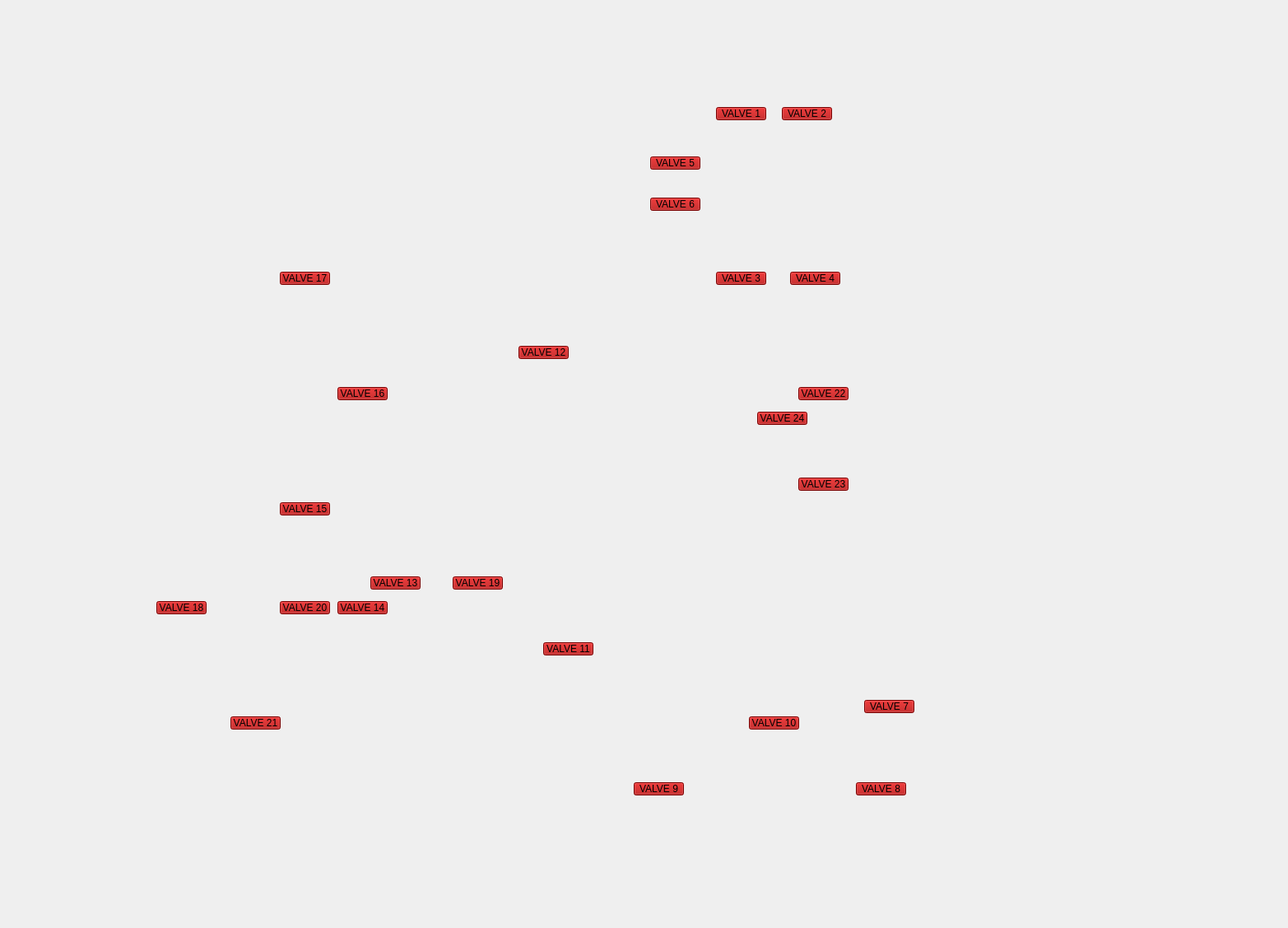
<?xml version="1.0" encoding="UTF-8"?>
<ui version="4.0">
 <class>Panel</class>
 <widget class="QWidget" name="Panel">
  <property name="geometry">
   <rect>
    <x>0</x>
    <y>0</y>
    <width>1565</width>
    <height>1127</height>
   </rect>
  </property>
  <property name="windowTitle">
   <string>Valves</string>
  </property>
  <widget class="QPushButton" name="V1">
   <property name="geometry">
    <rect>
     <x>870</x>
     <y>130</y>
     <width>61</width>
     <height>16</height>
    </rect>
   </property>
   <property name="styleSheet">
    <string notr="true">background-color: rgb(170, 0, 0);
alternate-background-color: rgb(0, 170, 0);</string>
   </property>
   <property name="text">
    <string>VALVE 1</string>
   </property>
   <property name="checkable">
    <bool>true</bool>
   </property>
   <property name="checked">
    <bool>false</bool>
   </property>
  </widget>
  <widget class="QPushButton" name="V2">
   <property name="geometry">
    <rect>
     <x>950</x>
     <y>130</y>
     <width>61</width>
     <height>16</height>
    </rect>
   </property>
   <property name="autoFillBackground">
    <bool>false</bool>
   </property>
   <property name="styleSheet">
    <string notr="true">background-color: rgb(170, 0, 0);
alternate-background-color: rgb(0, 170, 0);</string>
   </property>
   <property name="text">
    <string>VALVE 2</string>
   </property>
   <property name="checkable">
    <bool>true</bool>
   </property>
   <property name="checked">
    <bool>false</bool>
   </property>
  </widget>
  <widget class="QLabel" name="label">
   <property name="geometry">
    <rect>
     <x>0</x>
     <y>0</y>
     <width>1311</width>
     <height>991</height>
    </rect>
   </property>
   <property name="text">
    <string/>
   </property>
   <property name="pixmap">
    <pixmap>../../../../../Pictures/Saved Pictures/Screenshot 2022-02-09 124355.png</pixmap>
   </property>
  </widget>
  <widget class="QPushButton" name="V3">
   <property name="geometry">
    <rect>
     <x>870</x>
     <y>330</y>
     <width>61</width>
     <height>16</height>
    </rect>
   </property>
   <property name="styleSheet">
    <string notr="true">background-color: rgb(170, 0, 0);
alternate-background-color: rgb(0, 170, 0);</string>
   </property>
   <property name="text">
    <string>VALVE 3</string>
   </property>
   <property name="checkable">
    <bool>true</bool>
   </property>
   <property name="checked">
    <bool>false</bool>
   </property>
  </widget>
  <widget class="QPushButton" name="V4">
   <property name="geometry">
    <rect>
     <x>960</x>
     <y>330</y>
     <width>61</width>
     <height>16</height>
    </rect>
   </property>
   <property name="styleSheet">
    <string notr="true">background-color: rgb(170, 0, 0);
alternate-background-color: rgb(0, 170, 0);</string>
   </property>
   <property name="text">
    <string>VALVE 4</string>
   </property>
   <property name="checkable">
    <bool>true</bool>
   </property>
   <property name="checked">
    <bool>false</bool>
   </property>
  </widget>
  <widget class="QPushButton" name="V5">
   <property name="geometry">
    <rect>
     <x>790</x>
     <y>190</y>
     <width>61</width>
     <height>16</height>
    </rect>
   </property>
   <property name="styleSheet">
    <string notr="true">background-color: rgb(170, 0, 0);
alternate-background-color: rgb(0, 170, 0);</string>
   </property>
   <property name="text">
    <string>VALVE 5</string>
   </property>
   <property name="checkable">
    <bool>true</bool>
   </property>
   <property name="checked">
    <bool>false</bool>
   </property>
  </widget>
  <widget class="QPushButton" name="V6">
   <property name="geometry">
    <rect>
     <x>790</x>
     <y>240</y>
     <width>61</width>
     <height>16</height>
    </rect>
   </property>
   <property name="styleSheet">
    <string notr="true">background-color: rgb(170, 0, 0);
alternate-background-color: rgb(0, 170, 0);</string>
   </property>
   <property name="text">
    <string>VALVE 6</string>
   </property>
   <property name="checkable">
    <bool>true</bool>
   </property>
   <property name="checked">
    <bool>false</bool>
   </property>
  </widget>
  <widget class="QPushButton" name="V7">
   <property name="geometry">
    <rect>
     <x>1050</x>
     <y>850</y>
     <width>61</width>
     <height>16</height>
    </rect>
   </property>
   <property name="styleSheet">
    <string notr="true">background-color: rgb(170, 0, 0);
alternate-background-color: rgb(0, 170, 0);</string>
   </property>
   <property name="text">
    <string>VALVE 7</string>
   </property>
   <property name="checkable">
    <bool>true</bool>
   </property>
   <property name="checked">
    <bool>false</bool>
   </property>
  </widget>
  <widget class="QPushButton" name="V9">
   <property name="geometry">
    <rect>
     <x>770</x>
     <y>950</y>
     <width>61</width>
     <height>16</height>
    </rect>
   </property>
   <property name="styleSheet">
    <string notr="true">background-color: rgb(170, 0, 0);
alternate-background-color: rgb(0, 170, 0);</string>
   </property>
   <property name="text">
    <string>VALVE 9</string>
   </property>
   <property name="checkable">
    <bool>true</bool>
   </property>
   <property name="checked">
    <bool>false</bool>
   </property>
  </widget>
  <widget class="QPushButton" name="V10">
   <property name="geometry">
    <rect>
     <x>910</x>
     <y>870</y>
     <width>61</width>
     <height>16</height>
    </rect>
   </property>
   <property name="styleSheet">
    <string notr="true">background-color: rgb(170, 0, 0);
alternate-background-color: rgb(0, 170, 0);</string>
   </property>
   <property name="text">
    <string>VALVE 10</string>
   </property>
   <property name="checkable">
    <bool>true</bool>
   </property>
   <property name="checked">
    <bool>false</bool>
   </property>
  </widget>
  <widget class="QPushButton" name="V11">
   <property name="geometry">
    <rect>
     <x>660</x>
     <y>780</y>
     <width>61</width>
     <height>16</height>
    </rect>
   </property>
   <property name="styleSheet">
    <string notr="true">background-color: rgb(170, 0, 0);
alternate-background-color: rgb(0, 170, 0);</string>
   </property>
   <property name="text">
    <string>VALVE 11</string>
   </property>
   <property name="checkable">
    <bool>true</bool>
   </property>
   <property name="checked">
    <bool>false</bool>
   </property>
  </widget>
  <widget class="QPushButton" name="V12">
   <property name="geometry">
    <rect>
     <x>630</x>
     <y>420</y>
     <width>61</width>
     <height>16</height>
    </rect>
   </property>
   <property name="styleSheet">
    <string notr="true">background-color: rgb(170, 0, 0);
alternate-background-color: rgb(0, 170, 0);</string>
   </property>
   <property name="text">
    <string>VALVE 12</string>
   </property>
   <property name="checkable">
    <bool>true</bool>
   </property>
   <property name="checked">
    <bool>false</bool>
   </property>
  </widget>
  <widget class="QPushButton" name="V13">
   <property name="geometry">
    <rect>
     <x>450</x>
     <y>700</y>
     <width>61</width>
     <height>16</height>
    </rect>
   </property>
   <property name="styleSheet">
    <string notr="true">background-color: rgb(170, 0, 0);
alternate-background-color: rgb(0, 170, 0);</string>
   </property>
   <property name="text">
    <string>VALVE 13</string>
   </property>
   <property name="checkable">
    <bool>true</bool>
   </property>
   <property name="checked">
    <bool>false</bool>
   </property>
  </widget>
  <widget class="QPushButton" name="V14">
   <property name="geometry">
    <rect>
     <x>410</x>
     <y>730</y>
     <width>61</width>
     <height>16</height>
    </rect>
   </property>
   <property name="styleSheet">
    <string notr="true">background-color: rgb(170, 0, 0);
alternate-background-color: rgb(0, 170, 0);</string>
   </property>
   <property name="text">
    <string>VALVE 14</string>
   </property>
   <property name="checkable">
    <bool>true</bool>
   </property>
   <property name="checked">
    <bool>false</bool>
   </property>
  </widget>
  <widget class="QPushButton" name="V15">
   <property name="geometry">
    <rect>
     <x>340</x>
     <y>610</y>
     <width>61</width>
     <height>16</height>
    </rect>
   </property>
   <property name="styleSheet">
    <string notr="true">background-color: rgb(170, 0, 0);
alternate-background-color: rgb(0, 170, 0);</string>
   </property>
   <property name="text">
    <string>VALVE 15</string>
   </property>
   <property name="checkable">
    <bool>true</bool>
   </property>
   <property name="checked">
    <bool>false</bool>
   </property>
  </widget>
  <widget class="QPushButton" name="V16">
   <property name="geometry">
    <rect>
     <x>410</x>
     <y>470</y>
     <width>61</width>
     <height>16</height>
    </rect>
   </property>
   <property name="styleSheet">
    <string notr="true">background-color: rgb(170, 0, 0);
alternate-background-color: rgb(0, 170, 0);</string>
   </property>
   <property name="text">
    <string>VALVE 16</string>
   </property>
   <property name="checkable">
    <bool>true</bool>
   </property>
   <property name="checked">
    <bool>false</bool>
   </property>
  </widget>
  <widget class="QPushButton" name="V18">
   <property name="geometry">
    <rect>
     <x>190</x>
     <y>730</y>
     <width>61</width>
     <height>16</height>
    </rect>
   </property>
   <property name="styleSheet">
    <string notr="true">background-color: rgb(170, 0, 0);
alternate-background-color: rgb(0, 170, 0);</string>
   </property>
   <property name="text">
    <string>VALVE 18</string>
   </property>
   <property name="checkable">
    <bool>true</bool>
   </property>
   <property name="checked">
    <bool>false</bool>
   </property>
  </widget>
  <widget class="QPushButton" name="V19">
   <property name="geometry">
    <rect>
     <x>550</x>
     <y>700</y>
     <width>61</width>
     <height>16</height>
    </rect>
   </property>
   <property name="styleSheet">
    <string notr="true">background-color: rgb(170, 0, 0);
alternate-background-color: rgb(0, 170, 0);</string>
   </property>
   <property name="text">
    <string>VALVE 19</string>
   </property>
   <property name="checkable">
    <bool>true</bool>
   </property>
   <property name="checked">
    <bool>false</bool>
   </property>
  </widget>
  <widget class="QPushButton" name="V20">
   <property name="geometry">
    <rect>
     <x>340</x>
     <y>730</y>
     <width>61</width>
     <height>16</height>
    </rect>
   </property>
   <property name="styleSheet">
    <string notr="true">background-color: rgb(170, 0, 0);
alternate-background-color: rgb(0, 170, 0);</string>
   </property>
   <property name="text">
    <string>VALVE 20</string>
   </property>
   <property name="checkable">
    <bool>true</bool>
   </property>
   <property name="checked">
    <bool>false</bool>
   </property>
  </widget>
  <widget class="QPushButton" name="V21">
   <property name="geometry">
    <rect>
     <x>280</x>
     <y>870</y>
     <width>61</width>
     <height>16</height>
    </rect>
   </property>
   <property name="styleSheet">
    <string notr="true">background-color: rgb(170, 0, 0);
alternate-background-color: rgb(0, 170, 0);</string>
   </property>
   <property name="text">
    <string>VALVE 21</string>
   </property>
   <property name="checkable">
    <bool>true</bool>
   </property>
   <property name="checked">
    <bool>false</bool>
   </property>
  </widget>
  <widget class="QPushButton" name="V22">
   <property name="geometry">
    <rect>
     <x>970</x>
     <y>470</y>
     <width>61</width>
     <height>16</height>
    </rect>
   </property>
   <property name="styleSheet">
    <string notr="true">background-color: rgb(170, 0, 0);
alternate-background-color: rgb(0, 170, 0);</string>
   </property>
   <property name="text">
    <string>VALVE 22</string>
   </property>
   <property name="checkable">
    <bool>true</bool>
   </property>
   <property name="checked">
    <bool>false</bool>
   </property>
  </widget>
  <widget class="QPushButton" name="V23">
   <property name="geometry">
    <rect>
     <x>970</x>
     <y>580</y>
     <width>61</width>
     <height>16</height>
    </rect>
   </property>
   <property name="styleSheet">
    <string notr="true">background-color: rgb(170, 0, 0);
alternate-background-color: rgb(0, 170, 0);</string>
   </property>
   <property name="text">
    <string>VALVE 23</string>
   </property>
   <property name="checkable">
    <bool>true</bool>
   </property>
   <property name="checked">
    <bool>false</bool>
   </property>
  </widget>
  <widget class="QPushButton" name="V8">
   <property name="geometry">
    <rect>
     <x>1040</x>
     <y>950</y>
     <width>61</width>
     <height>16</height>
    </rect>
   </property>
   <property name="styleSheet">
    <string notr="true">background-color: rgb(170, 0, 0);
alternate-background-color: rgb(0, 170, 0);</string>
   </property>
   <property name="text">
    <string>VALVE 8</string>
   </property>
   <property name="checkable">
    <bool>true</bool>
   </property>
   <property name="checked">
    <bool>false</bool>
   </property>
  </widget>
  <widget class="QPushButton" name="V24">
   <property name="geometry">
    <rect>
     <x>920</x>
     <y>500</y>
     <width>61</width>
     <height>16</height>
    </rect>
   </property>
   <property name="styleSheet">
    <string notr="true">background-color: rgb(170, 0, 0);
alternate-background-color: rgb(0, 170, 0);</string>
   </property>
   <property name="text">
    <string>VALVE 24</string>
   </property>
   <property name="checkable">
    <bool>true</bool>
   </property>
   <property name="checked">
    <bool>false</bool>
   </property>
  </widget>
  <widget class="QPushButton" name="V17">
   <property name="geometry">
    <rect>
     <x>340</x>
     <y>330</y>
     <width>61</width>
     <height>16</height>
    </rect>
   </property>
   <property name="styleSheet">
    <string notr="true">background-color: rgb(170, 0, 0);
alternate-background-color: rgb(0, 170, 0);</string>
   </property>
   <property name="text">
    <string>VALVE 17</string>
   </property>
   <property name="checkable">
    <bool>true</bool>
   </property>
   <property name="checked">
    <bool>false</bool>
   </property>
  </widget>
  <zorder>label</zorder>
  <zorder>V1</zorder>
  <zorder>V2</zorder>
  <zorder>V3</zorder>
  <zorder>V4</zorder>
  <zorder>V5</zorder>
  <zorder>V6</zorder>
  <zorder>V7</zorder>
  <zorder>V9</zorder>
  <zorder>V10</zorder>
  <zorder>V11</zorder>
  <zorder>V12</zorder>
  <zorder>V13</zorder>
  <zorder>V14</zorder>
  <zorder>V15</zorder>
  <zorder>V16</zorder>
  <zorder>V18</zorder>
  <zorder>V19</zorder>
  <zorder>V20</zorder>
  <zorder>V21</zorder>
  <zorder>V22</zorder>
  <zorder>V23</zorder>
  <zorder>V8</zorder>
  <zorder>V24</zorder>
  <zorder>V17</zorder>
 </widget>
 <resources>
  <include location="image.qrc"/>
 </resources>
 <connections>
  <connection>
   <sender>V1</sender>
   <signal>clicked(bool)</signal>
   <receiver>Panel</receiver>
   <slot>check_state()</slot>
   <hints>
    <hint type="sourcelabel">
     <x>1007</x>
     <y>197</y>
    </hint>
    <hint type="destinationlabel">
     <x>1330</x>
     <y>54</y>
    </hint>
   </hints>
  </connection>
  <connection>
   <sender>V2</sender>
   <signal>clicked(bool)</signal>
   <receiver>Panel</receiver>
   <slot>check_state()</slot>
   <hints>
    <hint type="sourcelabel">
     <x>1076</x>
     <y>195</y>
    </hint>
    <hint type="destinationlabel">
     <x>1367</x>
     <y>99</y>
    </hint>
   </hints>
  </connection>
  <connection>
   <sender>V3</sender>
   <signal>clicked(bool)</signal>
   <receiver>Panel</receiver>
   <slot>check_state()</slot>
   <hints>
    <hint type="sourcelabel">
     <x>1008</x>
     <y>396</y>
    </hint>
    <hint type="destinationlabel">
     <x>1370</x>
     <y>130</y>
    </hint>
   </hints>
  </connection>
  <connection>
   <sender>V4</sender>
   <signal>clicked(bool)</signal>
   <receiver>Panel</receiver>
   <slot>check_state()</slot>
   <hints>
    <hint type="sourcelabel">
     <x>1096</x>
     <y>391</y>
    </hint>
    <hint type="destinationlabel">
     <x>1376</x>
     <y>168</y>
    </hint>
   </hints>
  </connection>
  <connection>
   <sender>V5</sender>
   <signal>clicked(bool)</signal>
   <receiver>Panel</receiver>
   <slot>check_state()</slot>
   <hints>
    <hint type="sourcelabel">
     <x>918</x>
     <y>253</y>
    </hint>
    <hint type="destinationlabel">
     <x>45</x>
     <y>243</y>
    </hint>
   </hints>
  </connection>
  <connection>
   <sender>V6</sender>
   <signal>clicked(bool)</signal>
   <receiver>Panel</receiver>
   <slot>check_state()</slot>
   <hints>
    <hint type="sourcelabel">
     <x>907</x>
     <y>302</y>
    </hint>
    <hint type="destinationlabel">
     <x>38</x>
     <y>284</y>
    </hint>
   </hints>
  </connection>
  <connection>
   <sender>V7</sender>
   <signal>clicked(bool)</signal>
   <receiver>Panel</receiver>
   <slot>check_state()</slot>
   <hints>
    <hint type="sourcelabel">
     <x>1178</x>
     <y>916</y>
    </hint>
    <hint type="destinationlabel">
     <x>30</x>
     <y>328</y>
    </hint>
   </hints>
  </connection>
  <connection>
   <sender>V10</sender>
   <signal>clicked(bool)</signal>
   <receiver>Panel</receiver>
   <slot>check_state()</slot>
   <hints>
    <hint type="sourcelabel">
     <x>1065</x>
     <y>933</y>
    </hint>
    <hint type="destinationlabel">
     <x>1390</x>
     <y>322</y>
    </hint>
   </hints>
  </connection>
  <connection>
   <sender>V9</sender>
   <signal>clicked(bool)</signal>
   <receiver>Panel</receiver>
   <slot>check_state()</slot>
   <hints>
    <hint type="sourcelabel">
     <x>915</x>
     <y>1017</y>
    </hint>
    <hint type="destinationlabel">
     <x>1388</x>
     <y>367</y>
    </hint>
   </hints>
  </connection>
  <connection>
   <sender>V11</sender>
   <signal>clicked(bool)</signal>
   <receiver>Panel</receiver>
   <slot>check_state()</slot>
   <hints>
    <hint type="sourcelabel">
     <x>787</x>
     <y>844</y>
    </hint>
    <hint type="destinationlabel">
     <x>1395</x>
     <y>414</y>
    </hint>
   </hints>
  </connection>
  <connection>
   <sender>V12</sender>
   <signal>clicked(bool)</signal>
   <receiver>Panel</receiver>
   <slot>check_state()</slot>
   <hints>
    <hint type="sourcelabel">
     <x>757</x>
     <y>484</y>
    </hint>
    <hint type="destinationlabel">
     <x>1391</x>
     <y>469</y>
    </hint>
   </hints>
  </connection>
  <connection>
   <sender>V13</sender>
   <signal>clicked(bool)</signal>
   <receiver>Panel</receiver>
   <slot>check_state()</slot>
   <hints>
    <hint type="sourcelabel">
     <x>567</x>
     <y>767</y>
    </hint>
    <hint type="destinationlabel">
     <x>1386</x>
     <y>522</y>
    </hint>
   </hints>
  </connection>
  <connection>
   <sender>V15</sender>
   <signal>clicked(bool)</signal>
   <receiver>Panel</receiver>
   <slot>check_state()</slot>
   <hints>
    <hint type="sourcelabel">
     <x>469</x>
     <y>661</y>
    </hint>
    <hint type="destinationlabel">
     <x>25</x>
     <y>364</y>
    </hint>
   </hints>
  </connection>
  <connection>
   <sender>V14</sender>
   <signal>clicked(bool)</signal>
   <receiver>Panel</receiver>
   <slot>check_state()</slot>
   <hints>
    <hint type="sourcelabel">
     <x>522</x>
     <y>796</y>
    </hint>
    <hint type="destinationlabel">
     <x>27</x>
     <y>411</y>
    </hint>
   </hints>
  </connection>
  <connection>
   <sender>V16</sender>
   <signal>clicked(bool)</signal>
   <receiver>Panel</receiver>
   <slot>check_state()</slot>
   <hints>
    <hint type="sourcelabel">
     <x>533</x>
     <y>522</y>
    </hint>
    <hint type="destinationlabel">
     <x>1382</x>
     <y>568</y>
    </hint>
   </hints>
  </connection>
  <connection>
   <sender>V22</sender>
   <signal>clicked(bool)</signal>
   <receiver>Panel</receiver>
   <slot>check_state()</slot>
   <hints>
    <hint type="sourcelabel">
     <x>1120</x>
     <y>521</y>
    </hint>
    <hint type="destinationlabel">
     <x>1384</x>
     <y>613</y>
    </hint>
   </hints>
  </connection>
  <connection>
   <sender>V23</sender>
   <signal>clicked(bool)</signal>
   <receiver>Panel</receiver>
   <slot>check_state()</slot>
   <hints>
    <hint type="sourcelabel">
     <x>1109</x>
     <y>642</y>
    </hint>
    <hint type="destinationlabel">
     <x>1382</x>
     <y>659</y>
    </hint>
   </hints>
  </connection>
  <connection>
   <sender>V19</sender>
   <signal>clicked(bool)</signal>
   <receiver>Panel</receiver>
   <slot>check_state()</slot>
   <hints>
    <hint type="sourcelabel">
     <x>697</x>
     <y>762</y>
    </hint>
    <hint type="destinationlabel">
     <x>32</x>
     <y>449</y>
    </hint>
   </hints>
  </connection>
  <connection>
   <sender>V21</sender>
   <signal>clicked(bool)</signal>
   <receiver>Panel</receiver>
   <slot>check_state()</slot>
   <hints>
    <hint type="sourcelabel">
     <x>407</x>
     <y>933</y>
    </hint>
    <hint type="destinationlabel">
     <x>28</x>
     <y>493</y>
    </hint>
   </hints>
  </connection>
  <connection>
   <sender>V18</sender>
   <signal>clicked(bool)</signal>
   <receiver>Panel</receiver>
   <slot>check_state()</slot>
   <hints>
    <hint type="sourcelabel">
     <x>332</x>
     <y>804</y>
    </hint>
    <hint type="destinationlabel">
     <x>29</x>
     <y>544</y>
    </hint>
   </hints>
  </connection>
  <connection>
   <sender>V20</sender>
   <signal>clicked(bool)</signal>
   <receiver>Panel</receiver>
   <slot>check_state()</slot>
   <hints>
    <hint type="sourcelabel">
     <x>474</x>
     <y>792</y>
    </hint>
    <hint type="destinationlabel">
     <x>25</x>
     <y>591</y>
    </hint>
   </hints>
  </connection>
  <connection>
   <sender>V8</sender>
   <signal>clicked(bool)</signal>
   <receiver>Panel</receiver>
   <slot>check_state()</slot>
   <hints>
    <hint type="sourcelabel">
     <x>1177</x>
     <y>1015</y>
    </hint>
    <hint type="destinationlabel">
     <x>1519</x>
     <y>1037</y>
    </hint>
   </hints>
  </connection>
  <connection>
   <sender>V24</sender>
   <signal>clicked(bool)</signal>
   <receiver>Panel</receiver>
   <slot>check_state()</slot>
   <hints>
    <hint type="sourcelabel">
     <x>1046</x>
     <y>570</y>
    </hint>
    <hint type="destinationlabel">
     <x>1504</x>
     <y>715</y>
    </hint>
   </hints>
  </connection>
  <connection>
   <sender>V17</sender>
   <signal>clicked(bool)</signal>
   <receiver>Panel</receiver>
   <slot>check_state()</slot>
   <hints>
    <hint type="sourcelabel">
     <x>488</x>
     <y>400</y>
    </hint>
    <hint type="destinationlabel">
     <x>59</x>
     <y>605</y>
    </hint>
   </hints>
  </connection>
 </connections>
 <slots>
  <slot>monitor()</slot>
  <slot>change_f()</slot>
  <slot>change_A()</slot>
  <slot>change_ph()</slot>
  <slot>update_timer_timeout()</slot>
  <slot>change_x()</slot>
  <slot>change_s()</slot>
  <slot>change_TC()</slot>
  <slot>change_filter()</slot>
  <slot>change_ref()</slot>
  <slot>change_y()</slot>
  <slot>check_state()</slot>
 </slots>
</ui>
